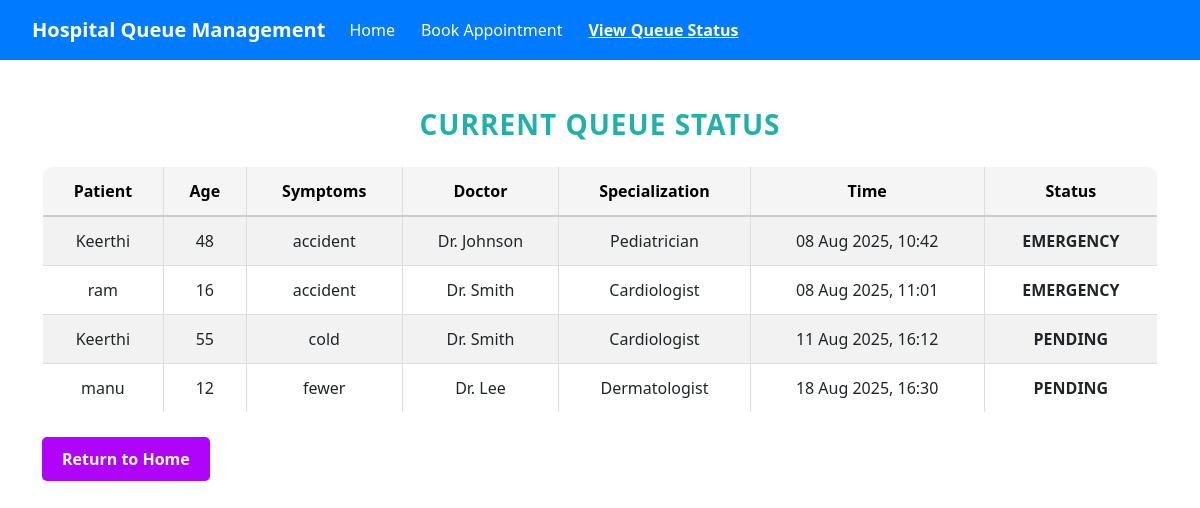
Page /queue-status/ on the earlier database version.
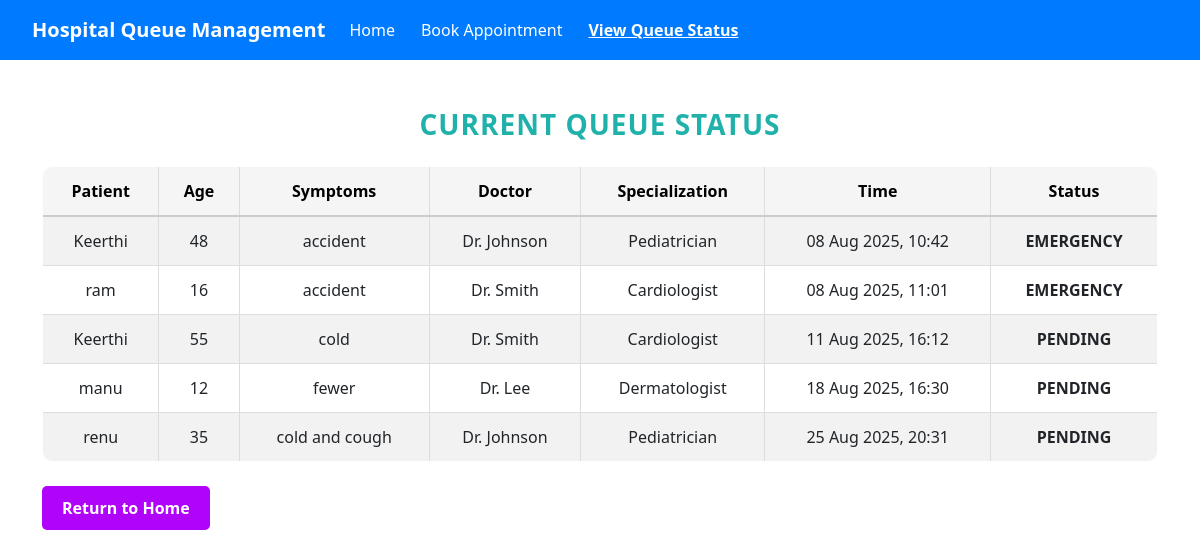
Same page on the later database version.
### queue_app/models.py (models this page shows, shortened)
class Appointment(models.Model):
    STATUS_CHOICES = [
        ('Emergency', 'Emergency'),
        ('Pending', 'Pending'),
        ('Completed', 'Completed'),
    ]
    patient = models.ForeignKey(Patient, on_delete=models.CASCADE)
    doctor = models.ForeignKey(Doctor, on_delete=models.CASCADE)
    appointment_time = models.DateTimeField()
    status = models.CharField(max_length=50, choices=STATUS_CHOICES)

class Patient(models.Model):
    name = models.CharField(max_length=100)
    age = models.IntegerField()
    symptoms = models.TextField()
    registered_at = models.DateTimeField(auto_now_add=True)

class Doctor(models.Model):
    name = models.CharField(max_length=100)
    specialization = models.CharField(max_length=100)
    available = models.BooleanField(default=True)

### queue_app/views.py (the view)
# urls.py: path('queue-status/', views.queue_status, name='queue_status'),
def queue_status(request):
    appointments = Appointment.objects.select_related('patient', 'doctor').annotate(
        priority=Case(
            When(status='Emergency', then=Value(1)),
            When(status='Pending', then=Value(2)),
            When(status='Completed', then=Value(3)),
            default=Value(4),
            output_field=IntegerField()
        )
    ).order_by('priority', 'appointment_time')
    active_appointments = appointments.filter(status__in=['Emergency', 'Pending'])
    total_patients = active_appointments.count()
    currently_attending = active_appointments.first() if total_patients > 0 else None
    next_in_queue = active_appointments[1] if total_patients > 1 else None
    estimated_waiting_time = None
    if next_in_queue:
        patients_ahead = active_appointments.filter(appointment_time__lt=next_in_queue.appointment_time).count()
        estimated_waiting_time = patients_ahead * 10  # 10 minutes per patient
    context = {
        'appointments': appointments,
        'total_patients': total_patients,
        'currently_attending': currently_attending,
        'next_in_queue': next_in_queue,
        'estimated_waiting_time': estimated_waiting_time,
    }
    return render(request, 'queue_status.html', context)

### queue_app/templates/queue_status.html (shortened to what this page needs)
{% load static %}
<!DOCTYPE html>
<html lang="en">
<head>
    <link rel="stylesheet" href="{% static 'css/style.css' %}" />
    <link href="https://cdn.jsdelivr.net/npm/bootstrap@5.3.0-alpha3/dist/css/bootstrap.min.css" rel="stylesheet" />
</head>
<body>
    <nav class="navbar navbar-expand-lg">
        <div class="container-fluid">
            <a class="navbar-brand" href="/">Hospital Queue Management</a>
            <div class="collapse navbar-collapse" id="navbarNav">
                <ul class="navbar-nav me-auto mb-2 mb-lg-0">
                    <li class="nav-item">
                        <a class="nav-link" href="/">Home</a>
                    </li>
                    <li class="nav-item">
                        <a class="nav-link" href="/book-appointment/">Book Appointment</a>
                    </li>
                    <li class="nav-item">
                        <a class="nav-link active" aria-current="page" href="/queue-status/"
                            >View Queue Status</a
                        >
                    </li>
                </ul>
            </div>
        </div>
    </nav>
    <div class="container mt-5">
        <h1 class="mb-4">Current Queue Status</h1>
        {% if appointments %}
            <table class="table table-bordered table-striped">
                <thead class="table-light">
                    <tr>
                        <th scope="col">Patient</th>
                        <th scope="col">Age</th>
                        <th scope="col">Symptoms</th>
                        <th scope="col">Doctor</th>
                        <th scope="col">Specialization</th>
                        <th scope="col">Time</th>
                        <th scope="col">Status</th>
                    </tr>
                </thead>
                <tbody>
                    {% for appointment in appointments %}
                    <tr>
                        <td>{{ appointment.patient.name }}</td>
                        <td>{{ appointment.patient.age }}</td>
                        <td>{{ appointment.patient.symptoms }}</td>
                        <td>{{ appointment.doctor.name }}</td>
                        <td>{{ appointment.doctor.specialization }}</td>
                        <td>{{ appointment.appointment_time|date:"d M Y, H:i" }}</td>
                        <td class="status-{{ appointment.status|lower }}">
                            {{ appointment.status }}
                        </td>
                    </tr>
                    {% endfor %}
                </tbody>
            </table>
        {% endif %}
        <div class="mt-4">
            <a href="/" class="btn btn-secondary">Return to Home</a>
        </div>
    </div>
</body>
</html>

### queue_app/templates/queue_status.html (style rules this page uses)
body { background-color: white; font-family: 'Segoe UI', Tahoma, Geneva, Verdana, sans-serif; color: #495057; margin: 0; padding: 0; box-sizing: border-box; min-height: 100vh; }
.navbar { background-color: #007bff; padding: 10px 20px; }
.navbar-brand { color: white !important; font-weight: bold; }
.nav-link { color: white !important; margin-right: 10px; }
.nav-link.active { font-weight: bold; text-decoration: underline; }
h1 { color: lightseagreen; margin-bottom: 20px; font-size: 28px; font-weight: 600; text-align: center; text-transform: uppercase; letter-spacing: 1px; }
table.table { background-color: #fefefe; border-radius: 10px; overflow: hidden; border: 1px solid #ddd; width: 100%; }
table.table thead th { background-color: #f5f5f5; color: #000000; font-weight: 700; text-align: center; border-bottom: 2px solid #ccc; vertical-align: middle; }
table.table tbody tr { background-color: #ffffff; }
table.table tbody tr:nth-child(even) { background-color: #f9f9f9; }
table.table th, table.table td { padding: 12px 15px; border: 1px solid #ddd; vertical-align: middle; text-align: center; word-break: break-word; }
.btn-secondary { background-color: #b004fa; border: none; padding: 10px 20px; font-size: 16px; color: white; font-weight: bold; border-radius: 5px; text-decoration: none; display: inline-block; }
.status-emergency { color: #d9534f; font-weight: bold; text-transform: uppercase; }
.status-pending { color: #f0ad4e; font-weight: bold; text-transform: uppercase; }

Differences in the rows shown:
added Appointment: patient.name "renu", patient.age "35", patient.symptoms "cold and cough", doctor.name "Dr. Johnson", doctor.specialization "Pediatrician", appointment_time "25 Aug 2025, 20:31", status "PENDING"
